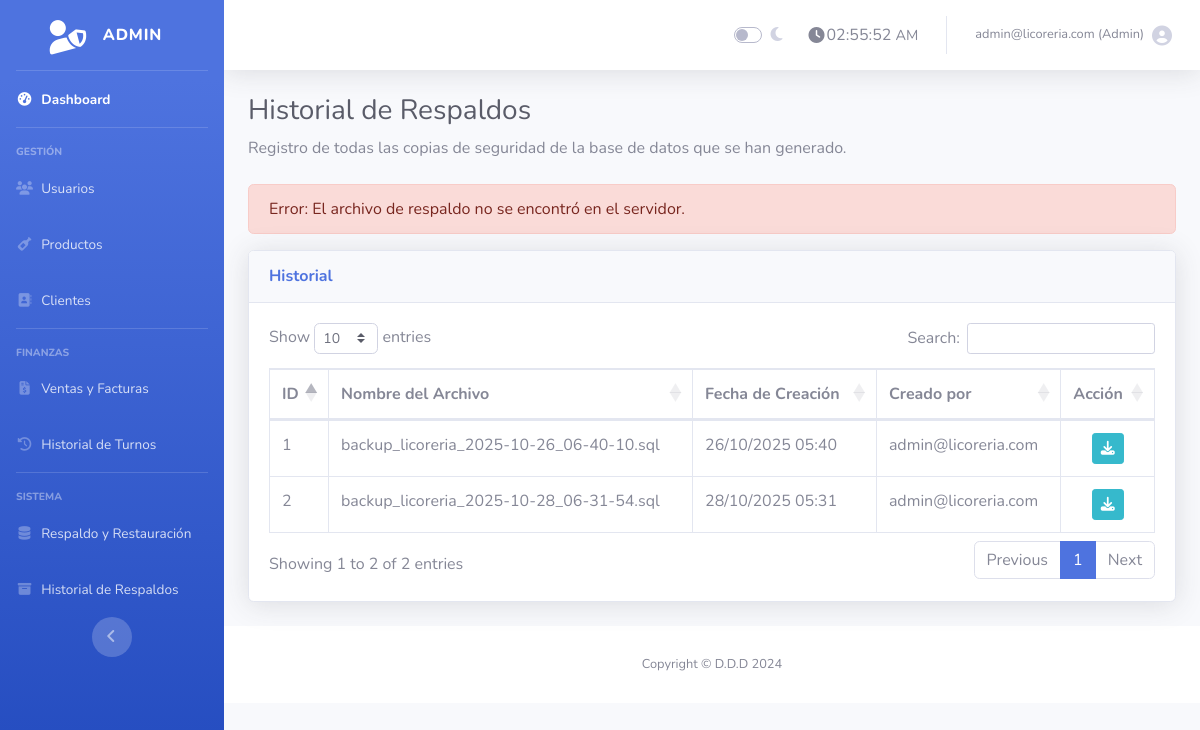
The app's page /historial_respaldos.php?descargar=2 (signed in) with its own data.
### tables this page shows
CREATE TABLE `respaldos` (
  `id` int(11) NOT NULL AUTO_INCREMENT,
  `usuario_id` int(11) NOT NULL,
  `nombre_archivo` varchar(255) NOT NULL,
  `ruta_archivo` varchar(255) NOT NULL,
  `fecha_creacion` timestamp NOT NULL DEFAULT current_timestamp(),
  PRIMARY KEY (`id`),
  KEY `usuario_id` (`usuario_id`),
  CONSTRAINT `respaldos_ibfk_1` FOREIGN KEY (`usuario_id`) REFERENCES `usuarios` (`id`)
);

CREATE TABLE `usuarios` (
  `id` int(11) NOT NULL AUTO_INCREMENT,
  `nombre` varchar(100) NOT NULL,
  `email` varchar(100) NOT NULL,
  `password` varchar(255) NOT NULL,
  `rol` enum('admin','empleado') DEFAULT 'empleado',
  `creado_en` timestamp NOT NULL DEFAULT current_timestamp(),
  PRIMARY KEY (`id`),
  UNIQUE KEY `email` (`email`)
);

### historial_respaldos.php (the view, shortened to what this page needs)
<?php
require 'conexion.php';
$mensaje = '';
if (isset($_GET['descargar'])) {
    $id_descargar = $_GET['descargar'];
    $stmt = $conexion->prepare("SELECT ruta_archivo FROM respaldos WHERE id = ?");
    $stmt->bind_param("i", $id_descargar);
    $stmt->execute();
    $resultado = $stmt->get_result()->fetch_assoc();
    if ($resultado && file_exists($resultado['ruta_archivo'])) {
        $ruta_completa_archivo = $resultado['ruta_archivo'];
        header('Content-Description: File Transfer');
        header('Content-Type: application/octet-stream');
        header('Content-Disposition: attachment; filename="' . basename($ruta_completa_archivo) . '"');
        header('Expires: 0');
        header('Cache-Control: must-revalidate');
        header('Pragma: public');
        header('Content-Length: ' . filesize($ruta_completa_archivo));
        readfile($ruta_completa_archivo);
        exit;
    } else {
        $mensaje = "<div class='alert alert-danger'>Error: El archivo de respaldo no se encontró en el servidor.</div>";
    }
}
$query_respaldos = $conexion->query("
    SELECT
        r.id,
        r.nombre_archivo,
        r.fecha_creacion,
        u.email as usuario_email
    FROM respaldos r
    LEFT JOIN usuarios u ON r.usuario_id = u.id
    ORDER BY r.fecha_creacion DESC
");
include 'admin_header.php';
?>
<h1 class="h3 mb-2 text-gray-800">Historial de Respaldos</h1>
<p class="mb-4">Registro de todas las copias de seguridad de la base de datos que se han generado.</p>
<?php echo $mensaje; ?>
<div class="card shadow mb-4">
    <div class="card-header py-3">
        <h6 class="m-0 font-weight-bold text-primary">Historial</h6>
    </div>
    <div class="card-body">
        <div class="table-responsive">
            <table class="table table-bordered" id="dataTable" width="100%" cellspacing="0">
                <thead>
                    <tr>
                        <th>ID</th>
                        <th>Nombre del Archivo</th>
                        <th>Fecha de Creación</th>
                        <th>Creado por</th>
                        <th>Acción</th>
                    </tr>
                </thead>
                <tbody>
                    <?php while ($respaldo = $query_respaldos->fetch_assoc()): ?>
                    <tr>
                        <td><?php echo $respaldo['id']; ?></td>
                        <td><?php echo htmlspecialchars($respaldo['nombre_archivo']); ?></td>
                        <td class="text-nowrap"><?php echo date('d/m/Y H:i', strtotime($respaldo['fecha_creacion'])); ?></td>
                        <td><?php echo htmlspecialchars($respaldo['usuario_email'] ?? 'N/A'); ?></td>
                        <td class="text-center">
                            <a href="historial_respaldos.php?descargar=<?php echo $respaldo['id']; ?>" class="btn btn-sm btn-info" title="Descargar de nuevo">
                                <i class="fas fa-download"></i>
                            </a>
                        </td>
                    </tr>
                    <?php endwhile; ?>
                </tbody>
            </table>
        </div>
    </div>
</div>
<?php include 'admin_footer.php'; ?>

### records on screen
respaldos: id "2", nombre_archivo "backup_licoreria_2025-10-28_06-31-54.sql", fecha_creacion "28/10/2025 05:31", usuario.email "admin@licoreria.com"
respaldos: id "1", nombre_archivo "backup_licoreria_2025-10-26_06-40-10.sql", fecha_creacion "26/10/2025 05:40", usuario.email "admin@licoreria.com"

### other values on screen
$_SESSION['usuario'] "admin@licoreria.com"
